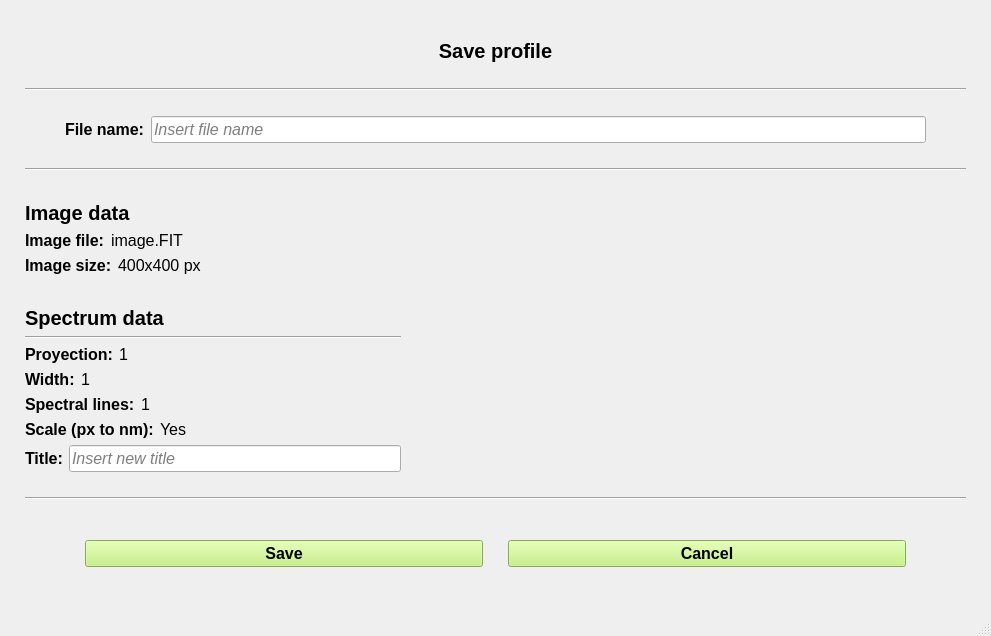
<?xml version="1.0" encoding="UTF-8"?>
<ui version="4.0">
 <class>MainWindow</class>
 <widget class="QMainWindow" name="MainWindow">
  <property name="geometry">
   <rect>
    <x>0</x>
    <y>0</y>
    <width>991</width>
    <height>636</height>
   </rect>
  </property>
  <property name="minimumSize">
   <size>
    <width>991</width>
    <height>636</height>
   </size>
  </property>
  <property name="maximumSize">
   <size>
    <width>991</width>
    <height>636</height>
   </size>
  </property>
  <property name="windowTitle">
   <string>Spectra - Save profile</string>
  </property>
  <widget class="QWidget" name="centralwidget">
   <layout class="QVBoxLayout" name="verticalLayout" stretch="2,0,1,0,5,0,1">
    <property name="leftMargin">
     <number>25</number>
    </property>
    <property name="topMargin">
     <number>20</number>
    </property>
    <property name="rightMargin">
     <number>25</number>
    </property>
    <item>
     <widget class="QLabel" name="lbl_save">
      <property name="sizePolicy">
       <sizepolicy hsizetype="Minimum" vsizetype="Maximum">
        <horstretch>0</horstretch>
        <verstretch>0</verstretch>
       </sizepolicy>
      </property>
      <property name="font">
       <font>
        <family>Segoe UI</family>
        <pointsize>15</pointsize>
        <weight>75</weight>
        <bold>true</bold>
       </font>
      </property>
      <property name="text">
       <string>Save profile</string>
      </property>
      <property name="scaledContents">
       <bool>false</bool>
      </property>
      <property name="alignment">
       <set>Qt::AlignCenter</set>
      </property>
     </widget>
    </item>
    <item>
     <widget class="Line" name="line">
      <property name="orientation">
       <enum>Qt::Horizontal</enum>
      </property>
     </widget>
    </item>
    <item>
     <layout class="QHBoxLayout" name="horizontalLayout_3" stretch="0,5">
      <property name="leftMargin">
       <number>40</number>
      </property>
      <property name="rightMargin">
       <number>40</number>
      </property>
      <item>
       <widget class="QLabel" name="lbl_filename">
        <property name="sizePolicy">
         <sizepolicy hsizetype="Minimum" vsizetype="Maximum">
          <horstretch>0</horstretch>
          <verstretch>0</verstretch>
         </sizepolicy>
        </property>
        <property name="font">
         <font>
          <family>Segoe UI</family>
          <pointsize>12</pointsize>
          <weight>75</weight>
          <bold>true</bold>
         </font>
        </property>
        <property name="text">
         <string>File name:</string>
        </property>
        <property name="scaledContents">
         <bool>false</bool>
        </property>
        <property name="alignment">
         <set>Qt::AlignLeading|Qt::AlignLeft|Qt::AlignVCenter</set>
        </property>
       </widget>
      </item>
      <item>
       <widget class="QLineEdit" name="ledit_filename">
        <property name="enabled">
         <bool>true</bool>
        </property>
        <property name="sizePolicy">
         <sizepolicy hsizetype="Expanding" vsizetype="Fixed">
          <horstretch>0</horstretch>
          <verstretch>0</verstretch>
         </sizepolicy>
        </property>
        <property name="font">
         <font>
          <family>Segoe UI</family>
          <pointsize>12</pointsize>
          <italic>true</italic>
          <stylestrategy>PreferDefault</stylestrategy>
         </font>
        </property>
        <property name="focusPolicy">
         <enum>Qt::StrongFocus</enum>
        </property>
        <property name="contextMenuPolicy">
         <enum>Qt::ActionsContextMenu</enum>
        </property>
        <property name="text">
         <string/>
        </property>
        <property name="maxLength">
         <number>50</number>
        </property>
        <property name="alignment">
         <set>Qt::AlignLeading|Qt::AlignLeft|Qt::AlignVCenter</set>
        </property>
        <property name="placeholderText">
         <string>Insert file name</string>
        </property>
       </widget>
      </item>
     </layout>
    </item>
    <item>
     <widget class="Line" name="line_2">
      <property name="orientation">
       <enum>Qt::Horizontal</enum>
      </property>
     </widget>
    </item>
    <item>
     <layout class="QHBoxLayout" name="horizontalLayout" stretch="2,3">
      <item>
       <layout class="QVBoxLayout" name="verticalLayout_2" stretch="2,1,1,2,1,1,50,1,0">
        <property name="topMargin">
         <number>5</number>
        </property>
        <item>
         <widget class="QLabel" name="lbl_imagen">
          <property name="sizePolicy">
           <sizepolicy hsizetype="Minimum" vsizetype="Maximum">
            <horstretch>0</horstretch>
            <verstretch>0</verstretch>
           </sizepolicy>
          </property>
          <property name="font">
           <font>
            <family>Segoe UI</family>
            <pointsize>15</pointsize>
            <weight>75</weight>
            <bold>true</bold>
           </font>
          </property>
          <property name="text">
           <string>Image data</string>
          </property>
          <property name="scaledContents">
           <bool>false</bool>
          </property>
          <property name="alignment">
           <set>Qt::AlignBottom|Qt::AlignLeading|Qt::AlignLeft</set>
          </property>
         </widget>
        </item>
        <item>
         <layout class="QHBoxLayout" name="horizontalLayout_5">
          <item>
           <widget class="QLabel" name="lbl_imgfile">
            <property name="sizePolicy">
             <sizepolicy hsizetype="Maximum" vsizetype="Maximum">
              <horstretch>0</horstretch>
              <verstretch>0</verstretch>
             </sizepolicy>
            </property>
            <property name="font">
             <font>
              <family>Segoe UI</family>
              <pointsize>12</pointsize>
              <weight>75</weight>
              <bold>true</bold>
             </font>
            </property>
            <property name="text">
             <string>Image file:</string>
            </property>
            <property name="scaledContents">
             <bool>false</bool>
            </property>
            <property name="alignment">
             <set>Qt::AlignLeading|Qt::AlignLeft|Qt::AlignVCenter</set>
            </property>
           </widget>
          </item>
          <item>
           <widget class="QLabel" name="lbl_imagefile">
            <property name="sizePolicy">
             <sizepolicy hsizetype="Minimum" vsizetype="Maximum">
              <horstretch>0</horstretch>
              <verstretch>0</verstretch>
             </sizepolicy>
            </property>
            <property name="font">
             <font>
              <family>Segoe UI</family>
              <pointsize>12</pointsize>
              <weight>50</weight>
              <bold>false</bold>
             </font>
            </property>
            <property name="text">
             <string>image.FIT</string>
            </property>
            <property name="scaledContents">
             <bool>false</bool>
            </property>
            <property name="alignment">
             <set>Qt::AlignLeading|Qt::AlignLeft|Qt::AlignVCenter</set>
            </property>
           </widget>
          </item>
         </layout>
        </item>
        <item>
         <layout class="QHBoxLayout" name="horizontalLayout_7">
          <item>
           <widget class="QLabel" name="lbl_imgsize">
            <property name="sizePolicy">
             <sizepolicy hsizetype="Maximum" vsizetype="Maximum">
              <horstretch>0</horstretch>
              <verstretch>0</verstretch>
             </sizepolicy>
            </property>
            <property name="font">
             <font>
              <family>Segoe UI</family>
              <pointsize>12</pointsize>
              <weight>75</weight>
              <bold>true</bold>
             </font>
            </property>
            <property name="text">
             <string>Image size:</string>
            </property>
            <property name="scaledContents">
             <bool>false</bool>
            </property>
            <property name="alignment">
             <set>Qt::AlignLeading|Qt::AlignLeft|Qt::AlignVCenter</set>
            </property>
           </widget>
          </item>
          <item>
           <widget class="QLabel" name="lbl_imagesize">
            <property name="sizePolicy">
             <sizepolicy hsizetype="Minimum" vsizetype="Maximum">
              <horstretch>0</horstretch>
              <verstretch>0</verstretch>
             </sizepolicy>
            </property>
            <property name="font">
             <font>
              <family>Segoe UI</family>
              <pointsize>12</pointsize>
              <weight>50</weight>
              <bold>false</bold>
             </font>
            </property>
            <property name="text">
             <string>400x400 px</string>
            </property>
            <property name="scaledContents">
             <bool>false</bool>
            </property>
            <property name="alignment">
             <set>Qt::AlignLeading|Qt::AlignLeft|Qt::AlignVCenter</set>
            </property>
           </widget>
          </item>
         </layout>
        </item>
        <item>
         <layout class="QVBoxLayout" name="verticalLayout_3">
          <property name="topMargin">
           <number>25</number>
          </property>
          <property name="bottomMargin">
           <number>0</number>
          </property>
          <item>
           <widget class="QLabel" name="lbl_spectrum">
            <property name="sizePolicy">
             <sizepolicy hsizetype="Minimum" vsizetype="Maximum">
              <horstretch>0</horstretch>
              <verstretch>0</verstretch>
             </sizepolicy>
            </property>
            <property name="font">
             <font>
              <family>Segoe UI</family>
              <pointsize>15</pointsize>
              <weight>75</weight>
              <bold>true</bold>
             </font>
            </property>
            <property name="text">
             <string>Spectrum data</string>
            </property>
            <property name="scaledContents">
             <bool>false</bool>
            </property>
            <property name="alignment">
             <set>Qt::AlignBottom|Qt::AlignLeading|Qt::AlignLeft</set>
            </property>
           </widget>
          </item>
          <item>
           <widget class="Line" name="line_3">
            <property name="orientation">
             <enum>Qt::Horizontal</enum>
            </property>
           </widget>
          </item>
         </layout>
        </item>
        <item>
         <layout class="QHBoxLayout" name="horizontalLayout_8">
          <item>
           <widget class="QLabel" name="lbl_sproy">
            <property name="sizePolicy">
             <sizepolicy hsizetype="Maximum" vsizetype="Maximum">
              <horstretch>0</horstretch>
              <verstretch>0</verstretch>
             </sizepolicy>
            </property>
            <property name="font">
             <font>
              <family>Segoe UI</family>
              <pointsize>12</pointsize>
              <weight>75</weight>
              <bold>true</bold>
             </font>
            </property>
            <property name="text">
             <string>Proyection:</string>
            </property>
            <property name="scaledContents">
             <bool>false</bool>
            </property>
            <property name="alignment">
             <set>Qt::AlignLeading|Qt::AlignLeft|Qt::AlignVCenter</set>
            </property>
           </widget>
          </item>
          <item>
           <widget class="QLabel" name="lbl_spectrum_proyection">
            <property name="sizePolicy">
             <sizepolicy hsizetype="Minimum" vsizetype="Maximum">
              <horstretch>0</horstretch>
              <verstretch>0</verstretch>
             </sizepolicy>
            </property>
            <property name="font">
             <font>
              <family>Segoe UI</family>
              <pointsize>12</pointsize>
              <weight>50</weight>
              <bold>false</bold>
             </font>
            </property>
            <property name="text">
             <string>1</string>
            </property>
            <property name="scaledContents">
             <bool>false</bool>
            </property>
            <property name="alignment">
             <set>Qt::AlignLeading|Qt::AlignLeft|Qt::AlignVCenter</set>
            </property>
           </widget>
          </item>
         </layout>
        </item>
        <item>
         <layout class="QHBoxLayout" name="horizontalLayout_9">
          <item>
           <widget class="QLabel" name="lbl_swidht">
            <property name="sizePolicy">
             <sizepolicy hsizetype="Maximum" vsizetype="Maximum">
              <horstretch>0</horstretch>
              <verstretch>0</verstretch>
             </sizepolicy>
            </property>
            <property name="font">
             <font>
              <family>Segoe UI</family>
              <pointsize>12</pointsize>
              <weight>75</weight>
              <bold>true</bold>
             </font>
            </property>
            <property name="text">
             <string>Width:</string>
            </property>
            <property name="scaledContents">
             <bool>false</bool>
            </property>
            <property name="alignment">
             <set>Qt::AlignLeading|Qt::AlignLeft|Qt::AlignVCenter</set>
            </property>
           </widget>
          </item>
          <item>
           <widget class="QLabel" name="lbl_spectrum_width">
            <property name="sizePolicy">
             <sizepolicy hsizetype="Minimum" vsizetype="Maximum">
              <horstretch>0</horstretch>
              <verstretch>0</verstretch>
             </sizepolicy>
            </property>
            <property name="font">
             <font>
              <family>Segoe UI</family>
              <pointsize>12</pointsize>
              <weight>50</weight>
              <bold>false</bold>
             </font>
            </property>
            <property name="text">
             <string>1</string>
            </property>
            <property name="scaledContents">
             <bool>false</bool>
            </property>
            <property name="alignment">
             <set>Qt::AlignLeading|Qt::AlignLeft|Qt::AlignVCenter</set>
            </property>
           </widget>
          </item>
         </layout>
        </item>
        <item>
         <layout class="QHBoxLayout" name="horizontalLayout_11">
          <item>
           <widget class="QLabel" name="lbl_slines">
            <property name="sizePolicy">
             <sizepolicy hsizetype="Maximum" vsizetype="Maximum">
              <horstretch>0</horstretch>
              <verstretch>0</verstretch>
             </sizepolicy>
            </property>
            <property name="font">
             <font>
              <family>Segoe UI</family>
              <pointsize>12</pointsize>
              <weight>75</weight>
              <bold>true</bold>
             </font>
            </property>
            <property name="text">
             <string>Spectral lines:</string>
            </property>
            <property name="scaledContents">
             <bool>false</bool>
            </property>
            <property name="alignment">
             <set>Qt::AlignLeading|Qt::AlignLeft|Qt::AlignVCenter</set>
            </property>
           </widget>
          </item>
          <item>
           <widget class="QLabel" name="lbl_spectrum_lines">
            <property name="sizePolicy">
             <sizepolicy hsizetype="Minimum" vsizetype="Maximum">
              <horstretch>0</horstretch>
              <verstretch>0</verstretch>
             </sizepolicy>
            </property>
            <property name="font">
             <font>
              <family>Segoe UI</family>
              <pointsize>12</pointsize>
              <weight>50</weight>
              <bold>false</bold>
             </font>
            </property>
            <property name="text">
             <string>1</string>
            </property>
            <property name="scaledContents">
             <bool>false</bool>
            </property>
            <property name="alignment">
             <set>Qt::AlignLeading|Qt::AlignLeft|Qt::AlignVCenter</set>
            </property>
           </widget>
          </item>
         </layout>
        </item>
        <item>
         <layout class="QHBoxLayout" name="horizontalLayout_10">
          <item>
           <widget class="QLabel" name="lbl_sscale">
            <property name="sizePolicy">
             <sizepolicy hsizetype="Maximum" vsizetype="Maximum">
              <horstretch>0</horstretch>
              <verstretch>0</verstretch>
             </sizepolicy>
            </property>
            <property name="font">
             <font>
              <family>Segoe UI</family>
              <pointsize>12</pointsize>
              <weight>75</weight>
              <bold>true</bold>
             </font>
            </property>
            <property name="text">
             <string>Scale (px to nm):</string>
            </property>
            <property name="scaledContents">
             <bool>false</bool>
            </property>
            <property name="alignment">
             <set>Qt::AlignLeading|Qt::AlignLeft|Qt::AlignVCenter</set>
            </property>
           </widget>
          </item>
          <item>
           <widget class="QLabel" name="lbl_spectrum_scale">
            <property name="sizePolicy">
             <sizepolicy hsizetype="Minimum" vsizetype="Maximum">
              <horstretch>0</horstretch>
              <verstretch>0</verstretch>
             </sizepolicy>
            </property>
            <property name="font">
             <font>
              <family>Segoe UI</family>
              <pointsize>12</pointsize>
              <weight>50</weight>
              <bold>false</bold>
             </font>
            </property>
            <property name="text">
             <string>Yes</string>
            </property>
            <property name="scaledContents">
             <bool>false</bool>
            </property>
            <property name="alignment">
             <set>Qt::AlignLeading|Qt::AlignLeft|Qt::AlignVCenter</set>
            </property>
           </widget>
          </item>
         </layout>
        </item>
        <item>
         <layout class="QHBoxLayout" name="horizontalLayout_4" stretch="0,5">
          <item>
           <widget class="QLabel" name="lbl_title">
            <property name="sizePolicy">
             <sizepolicy hsizetype="Minimum" vsizetype="Maximum">
              <horstretch>0</horstretch>
              <verstretch>0</verstretch>
             </sizepolicy>
            </property>
            <property name="font">
             <font>
              <family>Segoe UI</family>
              <pointsize>12</pointsize>
              <weight>75</weight>
              <bold>true</bold>
             </font>
            </property>
            <property name="text">
             <string>Title:</string>
            </property>
            <property name="scaledContents">
             <bool>false</bool>
            </property>
            <property name="alignment">
             <set>Qt::AlignLeading|Qt::AlignLeft|Qt::AlignVCenter</set>
            </property>
           </widget>
          </item>
          <item>
           <widget class="QLineEdit" name="ledit_title">
            <property name="enabled">
             <bool>true</bool>
            </property>
            <property name="sizePolicy">
             <sizepolicy hsizetype="Expanding" vsizetype="Fixed">
              <horstretch>0</horstretch>
              <verstretch>0</verstretch>
             </sizepolicy>
            </property>
            <property name="font">
             <font>
              <family>Segoe UI</family>
              <pointsize>12</pointsize>
              <italic>true</italic>
              <stylestrategy>PreferDefault</stylestrategy>
             </font>
            </property>
            <property name="focusPolicy">
             <enum>Qt::StrongFocus</enum>
            </property>
            <property name="contextMenuPolicy">
             <enum>Qt::ActionsContextMenu</enum>
            </property>
            <property name="text">
             <string/>
            </property>
            <property name="maxLength">
             <number>50</number>
            </property>
            <property name="alignment">
             <set>Qt::AlignLeading|Qt::AlignLeft|Qt::AlignVCenter</set>
            </property>
            <property name="placeholderText">
             <string>Insert new title</string>
            </property>
           </widget>
          </item>
         </layout>
        </item>
       </layout>
      </item>
      <item>
       <layout class="QVBoxLayout" name="vbox_spectrum_preview">
        <property name="sizeConstraint">
         <enum>QLayout::SetFixedSize</enum>
        </property>
        <property name="leftMargin">
         <number>20</number>
        </property>
        <property name="topMargin">
         <number>5</number>
        </property>
        <property name="rightMargin">
         <number>5</number>
        </property>
        <property name="bottomMargin">
         <number>20</number>
        </property>
       </layout>
      </item>
     </layout>
    </item>
    <item>
     <widget class="Line" name="line_4">
      <property name="orientation">
       <enum>Qt::Horizontal</enum>
      </property>
     </widget>
    </item>
    <item>
     <layout class="QHBoxLayout" name="horizontalLayout_2">
      <property name="spacing">
       <number>25</number>
      </property>
      <property name="leftMargin">
       <number>60</number>
      </property>
      <property name="topMargin">
       <number>15</number>
      </property>
      <property name="rightMargin">
       <number>60</number>
      </property>
      <property name="bottomMargin">
       <number>15</number>
      </property>
      <item>
       <widget class="QPushButton" name="btn_save">
        <property name="enabled">
         <bool>true</bool>
        </property>
        <property name="sizePolicy">
         <sizepolicy hsizetype="Minimum" vsizetype="Maximum">
          <horstretch>0</horstretch>
          <verstretch>0</verstretch>
         </sizepolicy>
        </property>
        <property name="palette">
         <palette>
          <active>
           <colorrole role="WindowText">
            <brush brushstyle="SolidPattern">
             <color alpha="255">
              <red>0</red>
              <green>0</green>
              <blue>0</blue>
             </color>
            </brush>
           </colorrole>
           <colorrole role="Button">
            <brush brushstyle="SolidPattern">
             <color alpha="255">
              <red>190</red>
              <green>240</green>
              <blue>114</blue>
             </color>
            </brush>
           </colorrole>
           <colorrole role="Light">
            <brush brushstyle="SolidPattern">
             <color alpha="255">
              <red>244</red>
              <green>255</green>
              <blue>227</blue>
             </color>
            </brush>
           </colorrole>
           <colorrole role="Midlight">
            <brush brushstyle="SolidPattern">
             <color alpha="255">
              <red>217</red>
              <green>247</green>
              <blue>170</blue>
             </color>
            </brush>
           </colorrole>
           <colorrole role="Dark">
            <brush brushstyle="SolidPattern">
             <color alpha="255">
              <red>95</red>
              <green>120</green>
              <blue>57</blue>
             </color>
            </brush>
           </colorrole>
           <colorrole role="Mid">
            <brush brushstyle="SolidPattern">
             <color alpha="255">
              <red>127</red>
              <green>160</green>
              <blue>76</blue>
             </color>
            </brush>
           </colorrole>
           <colorrole role="Text">
            <brush brushstyle="SolidPattern">
             <color alpha="255">
              <red>0</red>
              <green>0</green>
              <blue>0</blue>
             </color>
            </brush>
           </colorrole>
           <colorrole role="BrightText">
            <brush brushstyle="SolidPattern">
             <color alpha="255">
              <red>255</red>
              <green>255</green>
              <blue>255</blue>
             </color>
            </brush>
           </colorrole>
           <colorrole role="ButtonText">
            <brush brushstyle="SolidPattern">
             <color alpha="255">
              <red>0</red>
              <green>0</green>
              <blue>0</blue>
             </color>
            </brush>
           </colorrole>
           <colorrole role="Base">
            <brush brushstyle="SolidPattern">
             <color alpha="255">
              <red>255</red>
              <green>255</green>
              <blue>255</blue>
             </color>
            </brush>
           </colorrole>
           <colorrole role="Window">
            <brush brushstyle="SolidPattern">
             <color alpha="255">
              <red>190</red>
              <green>240</green>
              <blue>114</blue>
             </color>
            </brush>
           </colorrole>
           <colorrole role="Shadow">
            <brush brushstyle="SolidPattern">
             <color alpha="255">
              <red>0</red>
              <green>0</green>
              <blue>0</blue>
             </color>
            </brush>
           </colorrole>
           <colorrole role="AlternateBase">
            <brush brushstyle="SolidPattern">
             <color alpha="255">
              <red>222</red>
              <green>247</green>
              <blue>184</blue>
             </color>
            </brush>
           </colorrole>
           <colorrole role="ToolTipBase">
            <brush brushstyle="SolidPattern">
             <color alpha="255">
              <red>255</red>
              <green>255</green>
              <blue>220</blue>
             </color>
            </brush>
           </colorrole>
           <colorrole role="ToolTipText">
            <brush brushstyle="SolidPattern">
             <color alpha="255">
              <red>0</red>
              <green>0</green>
              <blue>0</blue>
             </color>
            </brush>
           </colorrole>
          </active>
          <inactive>
           <colorrole role="WindowText">
            <brush brushstyle="SolidPattern">
             <color alpha="255">
              <red>0</red>
              <green>0</green>
              <blue>0</blue>
             </color>
            </brush>
           </colorrole>
           <colorrole role="Button">
            <brush brushstyle="SolidPattern">
             <color alpha="255">
              <red>190</red>
              <green>240</green>
              <blue>114</blue>
             </color>
            </brush>
           </colorrole>
           <colorrole role="Light">
            <brush brushstyle="SolidPattern">
             <color alpha="255">
              <red>244</red>
              <green>255</green>
              <blue>227</blue>
             </color>
            </brush>
           </colorrole>
           <colorrole role="Midlight">
            <brush brushstyle="SolidPattern">
             <color alpha="255">
              <red>217</red>
              <green>247</green>
              <blue>170</blue>
             </color>
            </brush>
           </colorrole>
           <colorrole role="Dark">
            <brush brushstyle="SolidPattern">
             <color alpha="255">
              <red>95</red>
              <green>120</green>
              <blue>57</blue>
             </color>
            </brush>
           </colorrole>
           <colorrole role="Mid">
            <brush brushstyle="SolidPattern">
             <color alpha="255">
              <red>127</red>
              <green>160</green>
              <blue>76</blue>
             </color>
            </brush>
           </colorrole>
           <colorrole role="Text">
            <brush brushstyle="SolidPattern">
             <color alpha="255">
              <red>0</red>
              <green>0</green>
              <blue>0</blue>
             </color>
            </brush>
           </colorrole>
           <colorrole role="BrightText">
            <brush brushstyle="SolidPattern">
             <color alpha="255">
              <red>255</red>
              <green>255</green>
              <blue>255</blue>
             </color>
            </brush>
           </colorrole>
           <colorrole role="ButtonText">
            <brush brushstyle="SolidPattern">
             <color alpha="255">
              <red>0</red>
              <green>0</green>
              <blue>0</blue>
             </color>
            </brush>
           </colorrole>
           <colorrole role="Base">
            <brush brushstyle="SolidPattern">
             <color alpha="255">
              <red>255</red>
              <green>255</green>
              <blue>255</blue>
             </color>
            </brush>
           </colorrole>
           <colorrole role="Window">
            <brush brushstyle="SolidPattern">
             <color alpha="255">
              <red>190</red>
              <green>240</green>
              <blue>114</blue>
             </color>
            </brush>
           </colorrole>
           <colorrole role="Shadow">
            <brush brushstyle="SolidPattern">
             <color alpha="255">
              <red>0</red>
              <green>0</green>
              <blue>0</blue>
             </color>
            </brush>
           </colorrole>
           <colorrole role="AlternateBase">
            <brush brushstyle="SolidPattern">
             <color alpha="255">
              <red>222</red>
              <green>247</green>
              <blue>184</blue>
             </color>
            </brush>
           </colorrole>
           <colorrole role="ToolTipBase">
            <brush brushstyle="SolidPattern">
             <color alpha="255">
              <red>255</red>
              <green>255</green>
              <blue>220</blue>
             </color>
            </brush>
           </colorrole>
           <colorrole role="ToolTipText">
            <brush brushstyle="SolidPattern">
             <color alpha="255">
              <red>0</red>
              <green>0</green>
              <blue>0</blue>
             </color>
            </brush>
           </colorrole>
          </inactive>
          <disabled>
           <colorrole role="WindowText">
            <brush brushstyle="SolidPattern">
             <color alpha="255">
              <red>95</red>
              <green>120</green>
              <blue>57</blue>
             </color>
            </brush>
           </colorrole>
           <colorrole role="Button">
            <brush brushstyle="SolidPattern">
             <color alpha="255">
              <red>190</red>
              <green>240</green>
              <blue>114</blue>
             </color>
            </brush>
           </colorrole>
           <colorrole role="Light">
            <brush brushstyle="SolidPattern">
             <color alpha="255">
              <red>244</red>
              <green>255</green>
              <blue>227</blue>
             </color>
            </brush>
           </colorrole>
           <colorrole role="Midlight">
            <brush brushstyle="SolidPattern">
             <color alpha="255">
              <red>217</red>
              <green>247</green>
              <blue>170</blue>
             </color>
            </brush>
           </colorrole>
           <colorrole role="Dark">
            <brush brushstyle="SolidPattern">
             <color alpha="255">
              <red>95</red>
              <green>120</green>
              <blue>57</blue>
             </color>
            </brush>
           </colorrole>
           <colorrole role="Mid">
            <brush brushstyle="SolidPattern">
             <color alpha="255">
              <red>127</red>
              <green>160</green>
              <blue>76</blue>
             </color>
            </brush>
           </colorrole>
           <colorrole role="Text">
            <brush brushstyle="SolidPattern">
             <color alpha="255">
              <red>95</red>
              <green>120</green>
              <blue>57</blue>
             </color>
            </brush>
           </colorrole>
           <colorrole role="BrightText">
            <brush brushstyle="SolidPattern">
             <color alpha="255">
              <red>255</red>
              <green>255</green>
              <blue>255</blue>
             </color>
            </brush>
           </colorrole>
           <colorrole role="ButtonText">
            <brush brushstyle="SolidPattern">
             <color alpha="255">
              <red>95</red>
              <green>120</green>
              <blue>57</blue>
             </color>
            </brush>
           </colorrole>
           <colorrole role="Base">
            <brush brushstyle="SolidPattern">
             <color alpha="255">
              <red>190</red>
              <green>240</green>
              <blue>114</blue>
             </color>
            </brush>
           </colorrole>
           <colorrole role="Window">
            <brush brushstyle="SolidPattern">
             <color alpha="255">
              <red>190</red>
              <green>240</green>
              <blue>114</blue>
             </color>
            </brush>
           </colorrole>
           <colorrole role="Shadow">
            <brush brushstyle="SolidPattern">
             <color alpha="255">
              <red>0</red>
              <green>0</green>
              <blue>0</blue>
             </color>
            </brush>
           </colorrole>
           <colorrole role="AlternateBase">
            <brush brushstyle="SolidPattern">
             <color alpha="255">
              <red>190</red>
              <green>240</green>
              <blue>114</blue>
             </color>
            </brush>
           </colorrole>
           <colorrole role="ToolTipBase">
            <brush brushstyle="SolidPattern">
             <color alpha="255">
              <red>255</red>
              <green>255</green>
              <blue>220</blue>
             </color>
            </brush>
           </colorrole>
           <colorrole role="ToolTipText">
            <brush brushstyle="SolidPattern">
             <color alpha="255">
              <red>0</red>
              <green>0</green>
              <blue>0</blue>
             </color>
            </brush>
           </colorrole>
          </disabled>
         </palette>
        </property>
        <property name="font">
         <font>
          <family>Segoe UI</family>
          <pointsize>12</pointsize>
          <weight>75</weight>
          <bold>true</bold>
         </font>
        </property>
        <property name="cursor">
         <cursorShape>PointingHandCursor</cursorShape>
        </property>
        <property name="text">
         <string>Save</string>
        </property>
        <property name="autoDefault">
         <bool>false</bool>
        </property>
        <property name="default">
         <bool>false</bool>
        </property>
        <property name="flat">
         <bool>false</bool>
        </property>
       </widget>
      </item>
      <item>
       <widget class="QPushButton" name="btn_cancel">
        <property name="enabled">
         <bool>true</bool>
        </property>
        <property name="sizePolicy">
         <sizepolicy hsizetype="Minimum" vsizetype="Maximum">
          <horstretch>0</horstretch>
          <verstretch>0</verstretch>
         </sizepolicy>
        </property>
        <property name="palette">
         <palette>
          <active>
           <colorrole role="WindowText">
            <brush brushstyle="SolidPattern">
             <color alpha="255">
              <red>0</red>
              <green>0</green>
              <blue>0</blue>
             </color>
            </brush>
           </colorrole>
           <colorrole role="Button">
            <brush brushstyle="SolidPattern">
             <color alpha="255">
              <red>190</red>
              <green>240</green>
              <blue>114</blue>
             </color>
            </brush>
           </colorrole>
           <colorrole role="Light">
            <brush brushstyle="SolidPattern">
             <color alpha="255">
              <red>244</red>
              <green>255</green>
              <blue>227</blue>
             </color>
            </brush>
           </colorrole>
           <colorrole role="Midlight">
            <brush brushstyle="SolidPattern">
             <color alpha="255">
              <red>217</red>
              <green>247</green>
              <blue>170</blue>
             </color>
            </brush>
           </colorrole>
           <colorrole role="Dark">
            <brush brushstyle="SolidPattern">
             <color alpha="255">
              <red>95</red>
              <green>120</green>
              <blue>57</blue>
             </color>
            </brush>
           </colorrole>
           <colorrole role="Mid">
            <brush brushstyle="SolidPattern">
             <color alpha="255">
              <red>127</red>
              <green>160</green>
              <blue>76</blue>
             </color>
            </brush>
           </colorrole>
           <colorrole role="Text">
            <brush brushstyle="SolidPattern">
             <color alpha="255">
              <red>0</red>
              <green>0</green>
              <blue>0</blue>
             </color>
            </brush>
           </colorrole>
           <colorrole role="BrightText">
            <brush brushstyle="SolidPattern">
             <color alpha="255">
              <red>255</red>
              <green>255</green>
              <blue>255</blue>
             </color>
            </brush>
           </colorrole>
           <colorrole role="ButtonText">
            <brush brushstyle="SolidPattern">
             <color alpha="255">
              <red>0</red>
              <green>0</green>
              <blue>0</blue>
             </color>
            </brush>
           </colorrole>
           <colorrole role="Base">
            <brush brushstyle="SolidPattern">
             <color alpha="255">
              <red>255</red>
              <green>255</green>
              <blue>255</blue>
             </color>
            </brush>
           </colorrole>
           <colorrole role="Window">
            <brush brushstyle="SolidPattern">
             <color alpha="255">
              <red>190</red>
              <green>240</green>
              <blue>114</blue>
             </color>
            </brush>
           </colorrole>
           <colorrole role="Shadow">
            <brush brushstyle="SolidPattern">
             <color alpha="255">
              <red>0</red>
              <green>0</green>
              <blue>0</blue>
             </color>
            </brush>
           </colorrole>
           <colorrole role="AlternateBase">
            <brush brushstyle="SolidPattern">
             <color alpha="255">
              <red>222</red>
              <green>247</green>
              <blue>184</blue>
             </color>
            </brush>
           </colorrole>
           <colorrole role="ToolTipBase">
            <brush brushstyle="SolidPattern">
             <color alpha="255">
              <red>255</red>
              <green>255</green>
              <blue>220</blue>
             </color>
            </brush>
           </colorrole>
           <colorrole role="ToolTipText">
            <brush brushstyle="SolidPattern">
             <color alpha="255">
              <red>0</red>
              <green>0</green>
              <blue>0</blue>
             </color>
            </brush>
           </colorrole>
          </active>
          <inactive>
           <colorrole role="WindowText">
            <brush brushstyle="SolidPattern">
             <color alpha="255">
              <red>0</red>
              <green>0</green>
              <blue>0</blue>
             </color>
            </brush>
           </colorrole>
           <colorrole role="Button">
            <brush brushstyle="SolidPattern">
             <color alpha="255">
              <red>190</red>
              <green>240</green>
              <blue>114</blue>
             </color>
            </brush>
           </colorrole>
           <colorrole role="Light">
            <brush brushstyle="SolidPattern">
             <color alpha="255">
              <red>244</red>
              <green>255</green>
              <blue>227</blue>
             </color>
            </brush>
           </colorrole>
           <colorrole role="Midlight">
            <brush brushstyle="SolidPattern">
             <color alpha="255">
              <red>217</red>
              <green>247</green>
              <blue>170</blue>
             </color>
            </brush>
           </colorrole>
           <colorrole role="Dark">
            <brush brushstyle="SolidPattern">
             <color alpha="255">
              <red>95</red>
              <green>120</green>
              <blue>57</blue>
             </color>
            </brush>
           </colorrole>
           <colorrole role="Mid">
            <brush brushstyle="SolidPattern">
             <color alpha="255">
              <red>127</red>
              <green>160</green>
              <blue>76</blue>
             </color>
            </brush>
           </colorrole>
           <colorrole role="Text">
            <brush brushstyle="SolidPattern">
             <color alpha="255">
              <red>0</red>
              <green>0</green>
              <blue>0</blue>
             </color>
            </brush>
           </colorrole>
           <colorrole role="BrightText">
            <brush brushstyle="SolidPattern">
             <color alpha="255">
              <red>255</red>
              <green>255</green>
              <blue>255</blue>
             </color>
            </brush>
           </colorrole>
           <colorrole role="ButtonText">
            <brush brushstyle="SolidPattern">
             <color alpha="255">
              <red>0</red>
              <green>0</green>
              <blue>0</blue>
             </color>
            </brush>
           </colorrole>
           <colorrole role="Base">
            <brush brushstyle="SolidPattern">
             <color alpha="255">
              <red>255</red>
              <green>255</green>
              <blue>255</blue>
             </color>
            </brush>
           </colorrole>
           <colorrole role="Window">
            <brush brushstyle="SolidPattern">
             <color alpha="255">
              <red>190</red>
              <green>240</green>
              <blue>114</blue>
             </color>
            </brush>
           </colorrole>
           <colorrole role="Shadow">
            <brush brushstyle="SolidPattern">
             <color alpha="255">
              <red>0</red>
              <green>0</green>
              <blue>0</blue>
             </color>
            </brush>
           </colorrole>
           <colorrole role="AlternateBase">
            <brush brushstyle="SolidPattern">
             <color alpha="255">
              <red>222</red>
              <green>247</green>
              <blue>184</blue>
             </color>
            </brush>
           </colorrole>
           <colorrole role="ToolTipBase">
            <brush brushstyle="SolidPattern">
             <color alpha="255">
              <red>255</red>
              <green>255</green>
              <blue>220</blue>
             </color>
            </brush>
           </colorrole>
           <colorrole role="ToolTipText">
            <brush brushstyle="SolidPattern">
             <color alpha="255">
              <red>0</red>
              <green>0</green>
              <blue>0</blue>
             </color>
            </brush>
           </colorrole>
          </inactive>
          <disabled>
           <colorrole role="WindowText">
            <brush brushstyle="SolidPattern">
             <color alpha="255">
              <red>95</red>
              <green>120</green>
              <blue>57</blue>
             </color>
            </brush>
           </colorrole>
           <colorrole role="Button">
            <brush brushstyle="SolidPattern">
             <color alpha="255">
              <red>190</red>
              <green>240</green>
              <blue>114</blue>
             </color>
            </brush>
           </colorrole>
           <colorrole role="Light">
            <brush brushstyle="SolidPattern">
             <color alpha="255">
              <red>244</red>
              <green>255</green>
              <blue>227</blue>
             </color>
            </brush>
           </colorrole>
           <colorrole role="Midlight">
            <brush brushstyle="SolidPattern">
             <color alpha="255">
              <red>217</red>
              <green>247</green>
              <blue>170</blue>
             </color>
            </brush>
           </colorrole>
           <colorrole role="Dark">
            <brush brushstyle="SolidPattern">
             <color alpha="255">
              <red>95</red>
              <green>120</green>
              <blue>57</blue>
             </color>
            </brush>
           </colorrole>
           <colorrole role="Mid">
            <brush brushstyle="SolidPattern">
             <color alpha="255">
              <red>127</red>
              <green>160</green>
              <blue>76</blue>
             </color>
            </brush>
           </colorrole>
           <colorrole role="Text">
            <brush brushstyle="SolidPattern">
             <color alpha="255">
              <red>95</red>
              <green>120</green>
              <blue>57</blue>
             </color>
            </brush>
           </colorrole>
           <colorrole role="BrightText">
            <brush brushstyle="SolidPattern">
             <color alpha="255">
              <red>255</red>
              <green>255</green>
              <blue>255</blue>
             </color>
            </brush>
           </colorrole>
           <colorrole role="ButtonText">
            <brush brushstyle="SolidPattern">
             <color alpha="255">
              <red>95</red>
              <green>120</green>
              <blue>57</blue>
             </color>
            </brush>
           </colorrole>
           <colorrole role="Base">
            <brush brushstyle="SolidPattern">
             <color alpha="255">
              <red>190</red>
              <green>240</green>
              <blue>114</blue>
             </color>
            </brush>
           </colorrole>
           <colorrole role="Window">
            <brush brushstyle="SolidPattern">
             <color alpha="255">
              <red>190</red>
              <green>240</green>
              <blue>114</blue>
             </color>
            </brush>
           </colorrole>
           <colorrole role="Shadow">
            <brush brushstyle="SolidPattern">
             <color alpha="255">
              <red>0</red>
              <green>0</green>
              <blue>0</blue>
             </color>
            </brush>
           </colorrole>
           <colorrole role="AlternateBase">
            <brush brushstyle="SolidPattern">
             <color alpha="255">
              <red>190</red>
              <green>240</green>
              <blue>114</blue>
             </color>
            </brush>
           </colorrole>
           <colorrole role="ToolTipBase">
            <brush brushstyle="SolidPattern">
             <color alpha="255">
              <red>255</red>
              <green>255</green>
              <blue>220</blue>
             </color>
            </brush>
           </colorrole>
           <colorrole role="ToolTipText">
            <brush brushstyle="SolidPattern">
             <color alpha="255">
              <red>0</red>
              <green>0</green>
              <blue>0</blue>
             </color>
            </brush>
           </colorrole>
          </disabled>
         </palette>
        </property>
        <property name="font">
         <font>
          <family>Segoe UI</family>
          <pointsize>12</pointsize>
          <weight>75</weight>
          <bold>true</bold>
         </font>
        </property>
        <property name="cursor">
         <cursorShape>PointingHandCursor</cursorShape>
        </property>
        <property name="text">
         <string>Cancel</string>
        </property>
        <property name="autoDefault">
         <bool>false</bool>
        </property>
        <property name="default">
         <bool>false</bool>
        </property>
        <property name="flat">
         <bool>false</bool>
        </property>
       </widget>
      </item>
     </layout>
    </item>
   </layout>
  </widget>
  <widget class="QStatusBar" name="statusbar"/>
 </widget>
 <resources/>
 <connections/>
</ui>
